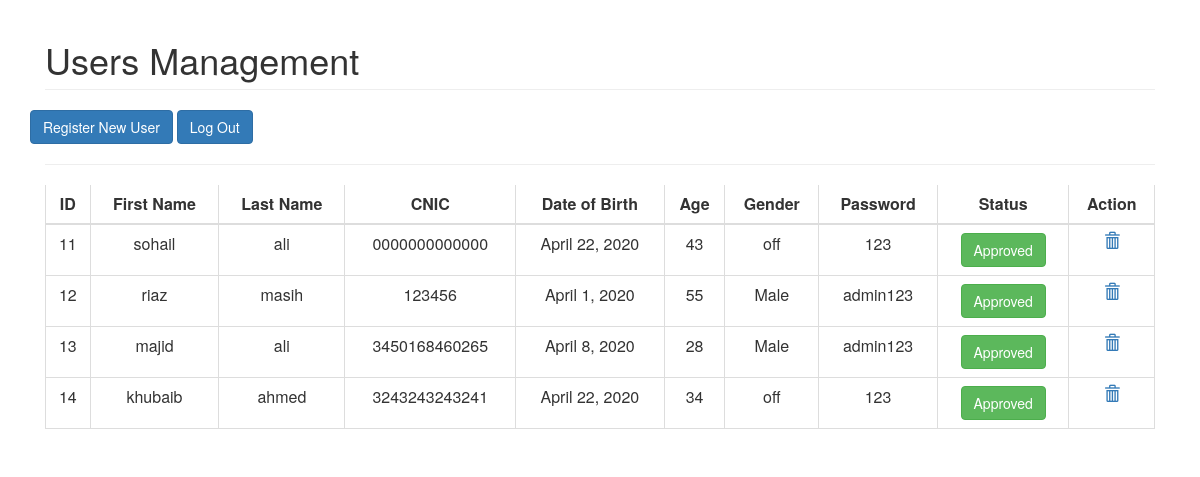
Before: /usersystem/all_users/ with the older database file.
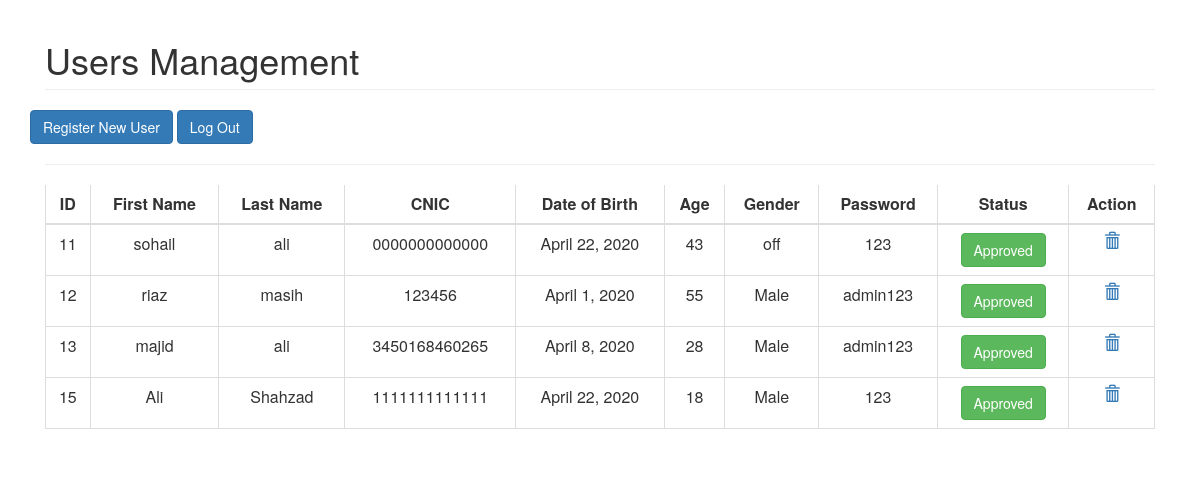
After: the same page with the newer database file.
### usersystem/models.py (models this page shows, shortened)
class Clients(models.Model):
    user_id = models.AutoField
    firstname = models.CharField(max_length=25)
    lastname = models.CharField(max_length=25)
    cnic = models.CharField(max_length=50)
    dob = models.DateField()
    age = models.IntegerField(default=0)
    gender = models.CharField(max_length=25)
    password = models.CharField(max_length=25)
    status = models.IntegerField(default=0)

### usersystem/views.py (the view)
# urls.py: path('all_users/', views.all_users, name="all_users"),
def all_users(request):
    users = Clients.objects.all()
    data = {'user': users}
    return render(request, 'all_users.html', data)

### usersystem/templates/all_users.html (shortened to what this page needs)
<link href="//maxcdn.bootstrapcdn.com/bootstrap/4.0.0/css/bootstrap.min.css" rel="stylesheet" id="bootstrap-css">
<link href="//netdna.bootstrapcdn.com/bootstrap/3.2.0/css/bootstrap.min.css" rel="stylesheet" id="bootstrap-css">
<div class="container">
    <div class="row">
        <section class="col-md-12">
            <h1 class="page-header">Users Management</h1>
            <div class="row text-center">
                <div class="=col-md-12">
                    <a class="btn btn-primary" href="{% url 'usersystem:register' %}">Register New User</a>
                    <a class="btn btn-primary" href="{% url 'usersystem:logout_admin' %}">Log Out</a>
                </div>
            </div>
            <hr>
            <div class="row">
                <div class="col-md-12">
                    <div class="table-responsive">
                        <table class="table table-bordered" id="content">
                            <thead>
                                <tr>
                                    <th class="text-center">ID</th>
                                    <th class="text-center">First Name</th>
                                    <th class="text-center">Last Name</th>
                                    <th class="text-center">CNIC</th>
                                    <th class="text-center">Date of Birth</th>
                                    <th class="text-center">Age</th>
                                    <th class="text-center">Gender</th>
                                    <th class="text-center">Password</th>
                                    <th class="text-center">Status</th>
                                    <th class="text-center" colspan="2">Action</th>
                                </tr>
                            </thead>
                            <tbody>
                                     {% for i in user %}
                                <tr>
                                    <td class="text-center"> {{i.id}} </td>
                                    <td class="text-center"> {{i.firstname}} </td>
                                    <td class="text-center"> {{i.lastname}} </td>
                                    <td class="text-center"> {{i.cnic}} </td>
                                    <td class="text-center"> {{i.dob}} </td>
                                    <td class="text-center"> {{i.age}} </td>
                                    <td class="text-center"> {{i.gender}} </td>
                                    <td class="text-center"> {{i.password}} </td>
                                    {% if i.status == 0 %}
                                        <td class="text-center"><a href="{% url 'usersystem:approve_user' i.id %}"><button class="btn btn-danger">Not Approved</button></a></td>
                                    {% else  %}
                                        <td class="text-center"><a href="#"><button class="btn btn-success">Approved</button></a></td>
                                    {% endif %}
                                    <td class="text-center"><a href="{% url 'usersystem:delete_user' i.id %}"><span class="glyphicon glyphicon-trash"></span></a></td>
                                </tr>
                            {% endfor %}
                            </tbody>
                        </table>
                    </div>
                </div>
            </div>
        </section>
    </div>
</div>

Changed rows visible on the page:
removed Clients: id "14", firstname "khubaib", lastname "ahmed", cnic "3243243243241", dob "April 22, 2020", age "34", gender "off", password "123", status "Approved"
added Clients: id "15", firstname "Ali", lastname "Shahzad", cnic "1111111111111", dob "April 22, 2020", age "18", gender "Male", password "123", status "Approved"
